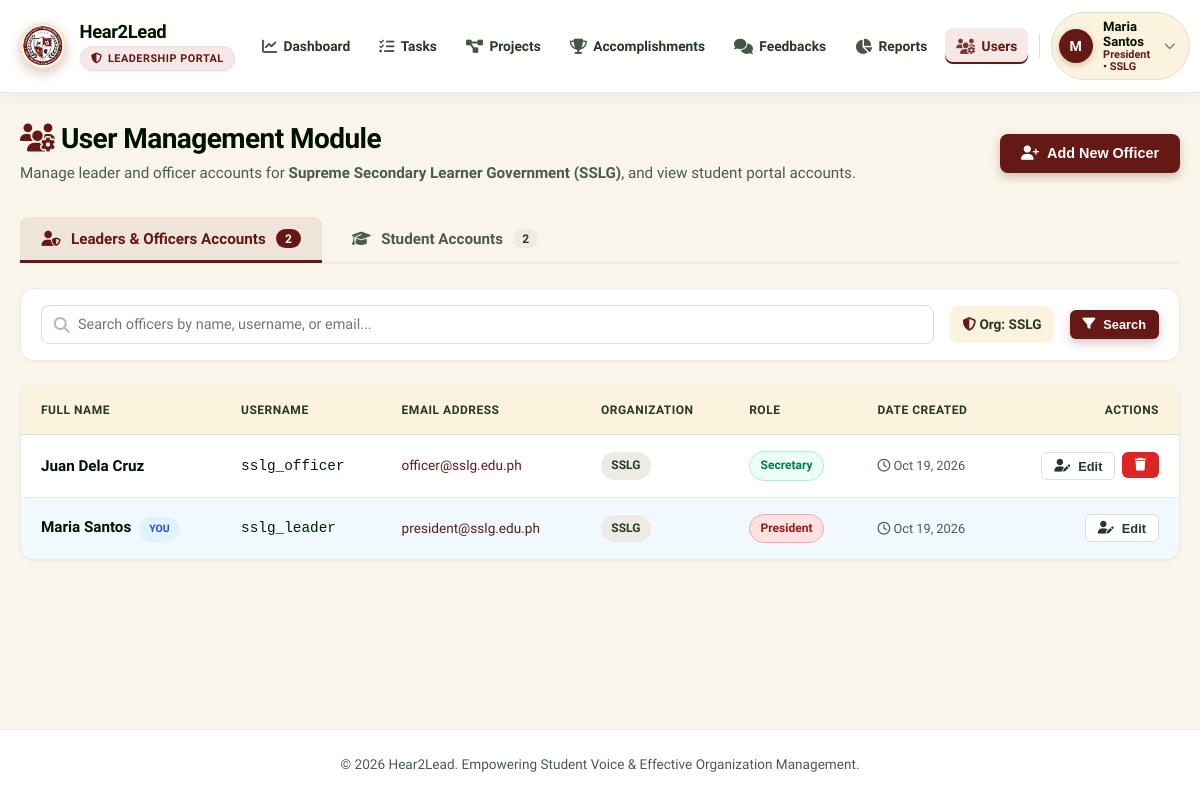
The app's page /leadership/users.php (signed in) with its own data.
### tables this page shows
CREATE TABLE IF NOT EXISTS `users` (
  `id` INT AUTO_INCREMENT PRIMARY KEY,
  `org_id` INT NOT NULL,
  `full_name` VARCHAR(100) NOT NULL,
  `username` VARCHAR(50) NOT NULL UNIQUE,
  `email` VARCHAR(100) NOT NULL,
  `password` VARCHAR(255) NOT NULL,
  `role` ENUM('President', 'Vice President', 'Secretary', 'Treasurer', 'Officer', 'Admin') DEFAULT 'Officer',
  `created_at` TIMESTAMP DEFAULT CURRENT_TIMESTAMP,
  FOREIGN KEY (`org_id`) REFERENCES `organizations`(`id`) ON DELETE CASCADE
);

CREATE TABLE IF NOT EXISTS `organizations` (
  `id` INT AUTO_INCREMENT PRIMARY KEY,
  `name` VARCHAR(150) NOT NULL,
  `acronym` VARCHAR(20) NOT NULL,
  `logo` VARCHAR(255) DEFAULT NULL,
  `description` TEXT,
  `category` VARCHAR(50) DEFAULT 'Student Council',
  `created_at` TIMESTAMP DEFAULT CURRENT_TIMESTAMP
);

### leadership/users.php (the view, shortened to what this page needs)
<?php
require_once __DIR__ . '/../config/db.php';
$current_user_id = intval($_SESSION['user_id']);
$current_org_id = intval($_SESSION['org_id']);
$current_role = $_SESSION['user_role'] ?? 'Officer';
$is_admin = ($current_role === 'Admin');
$active_tab = (isset($_GET['tab']) && $_GET['tab'] === 'students') ? 'students' : 'leaders';
$orgs = $pdo->query("SELECT * FROM organizations ORDER BY name ASC")->fetchAll();
$search_leaders = trim($_GET['q_leaders'] ?? ($_GET['q'] ?? ''));
$filter_org = $is_admin ? intval($_GET['org_id'] ?? 0) : $current_org_id;
$leader_where = ["1=1"];
$leader_params = [];
if (!$is_admin) {
    $leader_where[] = "u.org_id = ?";
    $leader_params[] = $current_org_id;
} elseif ($filter_org > 0) {
    $leader_where[] = "u.org_id = ?";
    $leader_params[] = $filter_org;
}
$leader_where_sql = implode(" AND ", $leader_where);
$sql_leaders = "SELECT u.*, o.name as org_name, o.acronym
                FROM users u
                JOIN organizations o ON u.org_id = o.id
                WHERE $leader_where_sql
                ORDER BY o.acronym ASC, u.full_name ASC";
$stmt_leaders = $pdo->prepare($sql_leaders);
$stmt_leaders->execute($leader_params);
$users = $stmt_leaders->fetchAll();
if ($is_admin) {
    $leader_count = $pdo->query("SELECT COUNT(*) FROM users")->fetchColumn();
} else {
    $stmt_lc = $pdo->prepare("SELECT COUNT(*) FROM users WHERE org_id = ?");
    $stmt_lc->execute([$current_org_id]);
    $leader_count = $stmt_lc->fetchColumn();
}
$student_count = $pdo->query("SELECT COUNT(*) FROM students")->fetchColumn();
include_once __DIR__ . '/../includes/header.php';
?>
<div class="page-header">
  <div>
    <h1 class="page-title"><i class="fa-solid fa-users-gear" style="color: var(--primary);"></i> User Management Module</h1>
    <p class="page-subtitle">
      <?php if ($is_admin): ?>
        Manage leader and officer accounts across all student organizations, and configure verified student accounts.
      <?php else: ?>
        Manage leader and officer accounts for <strong><?= htmlspecialchars($_SESSION['org_name']) ?> (<?= htmlspecialchars($_SESSION['org_acronym']) ?>)</strong>, and view student portal accounts.
      <?php endif; ?>
    </p>
  </div>
  <div style="display: flex; gap: 0.75rem; flex-wrap: wrap;">
    <button class="btn btn-primary" data-modal-target="createUserModal">
      <i class="fa-solid fa-user-plus"></i> Add New Officer
    </button>
  </div>
</div>
<div class="user-tabs-nav">
  <button type="button" class="user-tab-btn <?= $active_tab === 'leaders' ? 'active' : '' ?>" onclick="switchUserTab('leaders')">
    <i class="fa-solid fa-user-shield"></i>
    <span>Leaders & Officers Accounts</span>
    <span class="user-tab-badge"><?= $leader_count ?></span>
  </button>
  <button type="button" class="user-tab-btn <?= $active_tab === 'students' ? 'active' : '' ?>" onclick="switchUserTab('students')">
    <i class="fa-solid fa-graduation-cap"></i>
    <span>Student Accounts</span>
    <span class="user-tab-badge"><?= $student_count ?></span>
  </button>
</div>
<div class="user-tab-pane <?= $active_tab === 'leaders' ? 'active' : '' ?>" id="tab-leaders">
  <div class="filter-bar">
    <form method="GET" action="users.php" style="display: flex; gap: 1rem; align-items: center; width: 100%; flex-wrap: wrap;">
      <div style="flex: 2; min-width: 240px; position: relative;">
        <input type="text" name="q_leaders" class="form-control" placeholder="Search officers by name, username, or email..." value="<?= htmlspecialchars($search_leaders) ?>" style="padding-left: 2.25rem;">
        <i class="fa-solid fa-magnifying-glass" style="position: absolute; left: 0.8rem; top: 50%; transform: translateY(-50%); color: var(--gray-400);"></i>
      </div>
      <?php if ($is_admin): ?>
        <div style="flex: 1; min-width: 220px;">
          <select name="org_id" class="form-control" onchange="this.form.submit()">
            <option value="0">All Organizations</option>
            <?php foreach ($orgs as $org): ?>
              <option value="<?= $org['id'] ?>" <?= $filter_org == $org['id'] ? 'selected' : '' ?>>
                <?= htmlspecialchars($org['acronym'] . ' - ' . $org['name']) ?>
              </option>
            <?php endforeach; ?>
          </select>
        </div>
      <?php else: ?>
        <div style="padding: 0.5rem 0.75rem; background: var(--gray-100); border-radius: var(--radius-sm); font-size: 0.85rem; color: var(--gray-700); font-weight: 600;">
          <i class="fa-solid fa-shield-halved" style="color: var(--accent);"></i> Org: <?= htmlspecialchars($_SESSION['org_acronym']) ?>
        </div>
      <?php endif; ?>
      <button type="submit" class="btn btn-primary btn-sm"><i class="fa-solid fa-filter"></i> Search</button>
    </form>
  </div>
  <div class="table-container">
    <table class="table">
      <thead>
        <tr>
          <th>Full Name</th>
          <th>Username</th>
          <th>Email Address</th>
          <th>Organization</th>
          <th>Role</th>
          <th>Date Created</th>
          <th style="text-align: right;">Actions</th>
        </tr>
      </thead>
      <tbody>
        <?php if (empty($users)): ?>
          <tr>
            <td colspan="7" style="text-align: center; color: var(--gray-500); padding: 2.5rem;">
              <i class="fa-solid fa-user-xmark" style="font-size: 2rem; color: var(--gray-400); margin-bottom: 0.5rem; display: block;"></i>
              No officer or leader accounts found matching your criteria.
            </td>
          </tr>
        <?php else: ?>
          <?php foreach ($users as $user):
            $is_self = ($user['id'] === $current_user_id);
            $role_badge_class = 'badge-role-officer';
            switch ($user['role']) {
                case 'President': $role_badge_class = 'badge-role-president'; break;
                case 'Secretary': $role_badge_class = 'badge-role-secretary'; break;
            }
          ?>
            <tr style="<?= $is_self ? 'background-color: #f0f9ff;' : '' ?>">
              <td>
                <strong style="font-size: 0.95rem; color: var(--dark);"><?= htmlspecialchars($user['full_name']) ?></strong>
                <?php if ($is_self): ?>
                  <span class="badge badge-in-progress" style="font-size: 0.65rem; margin-left: 0.25rem;">YOU</span>
                <?php endif; ?>
              </td>
              <td><code><?= htmlspecialchars($user['username']) ?></code></td>
              <td><a href="mailto:<?= htmlspecialchars($user['email']) ?>" style="font-size: 0.85rem; color: var(--primary);"><?= htmlspecialchars($user['email']) ?></a></td>
              <td><span class="badge badge-planning"><strong><?= htmlspecialchars($user['acronym']) ?></strong></span></td>
              <td><span class="badge <?= $role_badge_class ?>"><?= htmlspecialchars($user['role']) ?></span></td>
              <td><span style="font-size: 0.8rem; color: var(--gray-600);"><i class="fa-regular fa-clock"></i> <?= date('M d, Y', strtotime($user['created_at'])) ?></span></td>
              <td style="text-align: right;">
                <div style="display: inline-flex; gap: 0.4rem; justify-content: flex-end;">
                  <button class="btn btn-secondary btn-sm" onclick='openUserEditModal(<?= json_encode($user) ?>)' title="Edit Officer">
                    <i class="fa-solid fa-user-pen"></i> Edit
                  </button>
                  <?php if (!$is_self && ($is_admin || $user['role'] !== 'Admin')): ?>
                    <form method="POST" action="users.php" onsubmit="return confirmDeleteSwal(event, 'Are you sure you want to delete officer account \'<?= htmlspecialchars($user['username'], ENT_QUOTES) ?>\'?', 'Delete Officer Account?');" style="display: inline;">
                      <button type="submit" class="btn btn-danger btn-sm" title="Delete User"><i class="fa-solid fa-trash"></i></button>
                    </form>
                  <?php endif; ?>
                </div>
              </td>
            </tr>
          <?php endforeach; ?>
        <?php endif; ?>
      </tbody>
    </table>
  </div>
</div>
<?php include_once __DIR__ . '/../includes/footer.php'; ?>

### records on screen
users: full_name "Juan Dela Cruz", username "sslg_officer", email "officer@sslg.edu.ph", org.acronym "SSLG", role "Secretary", created_at "Oct 19, 2026"
users: full_name "Maria Santos", shows "YOU", username "sslg_leader", email "president@sslg.edu.ph", org.acronym "SSLG", role "President", created_at "Oct 19, 2026"

### other values on screen
substr($user_name, 0, 1) "M"
$user_name "Maria Santos"
$user_role "President"
$org_acronym "SSLG"
$_SESSION['org_name'] "Supreme Secondary Learner Government"
$_SESSION['org_acronym'] "SSLG"
$leader_count "2"
$student_count "2"
